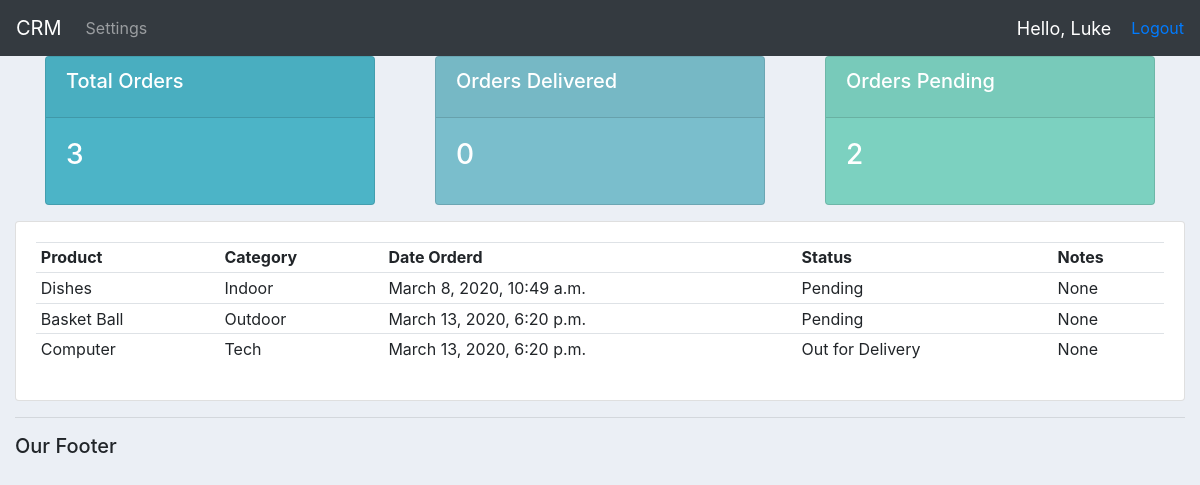
/user/ (signed in), run on the app's committed database.
### accounts/models.py (models this page shows, shortened)
class Order(models.Model):
    STATUS = (
             ('Pending', 'Pending'),
             ('Out for Delivery', 'Out for Delivery'),
             ('Delivered', 'Delivered'),
             )
    customer = models.ForeignKey(Customer, null=True, on_delete = models.SET_NULL)
    product  = models.ForeignKey(Product, null=True, on_delete = models.SET_NULL )
    date_created = models.DateTimeField(auto_now_add=True, null=True)
    status = models.CharField(max_length=200, null=True, choices=STATUS)
    note = models.CharField(max_length=200, null=True, blank=True)

class Product(models.Model):
    CATEGORY = (
                ('Indoor', 'Indoor'),
                ('Outdoor', 'Outdoor'),
                ('Tech', 'Tech'),
                )
    name = models.CharField(max_length=200, null=True)
    price = models.FloatField(null=True)
    category = models.CharField(max_length=200, null=True, choices=CATEGORY)
    description = models.CharField(max_length=200, null=True, blank=True)
    date_created = models.DateTimeField(auto_now=True)
    tags = models.ManyToManyField(Tag)
    def __str__(self):
        return self.name

### accounts/decorators.py (the view)
        def wrapper_func(request, *args, **kwargs):
            group = None
            if request.user.groups.exists():
                group = request.user.groups.all()[0].name
            if group in allowed_roles:
                return view_func(request, *args, **kwargs)
            else:
                return HttpResponse('You are not authorized to view this page')

### accounts/views.py (called while the page is built)
@login_required(login_url='login')
@allowed_users(allowed_roles=['Customer'])
def userPage(request):
    orders = request.user.customer.order_set.all()
    total_orders = orders.count()
    delivered = orders.filter(status='Delivered').count()
    pending = orders.filter(status='Pending').count()
    context = {'orders': orders, 'total_orders': total_orders,
                'delivered': delivered, 'pending': pending}
    return render(request, 'accounts/user.html', context)

### accounts/templates/accounts/user.html (shortened to what this page needs)
{% extends 'accounts/main.html' %}
{% block content %}
{% include 'accounts/status.html' %}
<div class="row">
	<div class="col-md">
		<div class="card card-body">
			<table class="table table-sm">
				<tr>
					<th>Product</th>
					<th>Category</th>
					<th>Date Orderd</th>
					<th>Status</th>
					<th>Notes</th>
				</tr>
				{% for order in orders %}
				<tr>
					<td>{{ order.product }}</td>
					<td>{{ order.product.category }}</td>
					<td>{{ order.date_created }}</td>
					<td>{{ order.status }}</td>
					<td>{{ order.note }}</td>
				</tr>
				{% endfor %}
			</table>
		</div>
</div>
{% endblock content %}

### accounts/templates/accounts/navbar.html (shortened to what this page needs)
{% load static %}
<nav class="navbar navbar-expand-lg navbar-dark bg-dark">
  <a class="navbar-brand" href="{% url 'home'%}">CRM</a>
  <div class="collapse navbar-collapse" id="navbarNav">
    <ul class="navbar-nav">
      {% if request.user.is_staff %}
      <li class="nav-item active">
        <a class="nav-link" href="{% url 'home' %}">Dashboard</a>
      </li>
      <li class="nav-item">
        <a class="nav-link" href="{% url 'products' %}">Products</a>
      </li>
      {% else %}
      <li class='nav-item'>
        <a class='nav-link' href="{% url 'account' %}">Settings</a>
      </li>
      {% endif %}
    </ul>
  </div>
  <span class='hello-msg' >Hello, {{ request.user }}</span>
  <span><a href="{% url 'logout' %}">Logout</a></span>
</nav>

### static/css/main.css (style rules this page uses)
body { background-color: #ebeff5; }

### accounts/templates/accounts/navbar.html (style rules this page uses)
.hello-msg { font-size: 18px; color: #fff; margin-right: 20px }

### data on the page
Order: product "Dishes", product.category "Indoor", date_created "March 8, 2020, 10:49 a.m.", status "Pending", note "None"
Order: product "Basket Ball", product.category "Outdoor", date_created "March 13, 2020, 6:20 p.m.", status "Pending", note "None"
Order: product "Computer", product.category "Tech", date_created "March 13, 2020, 6:20 p.m.", status "Out for Delivery", note "None"

### other printed values
{{ request.user }} "Luke"
{{ total_orders }} "3"
{{ delivered }} "0"
{{ pending }} "2"
